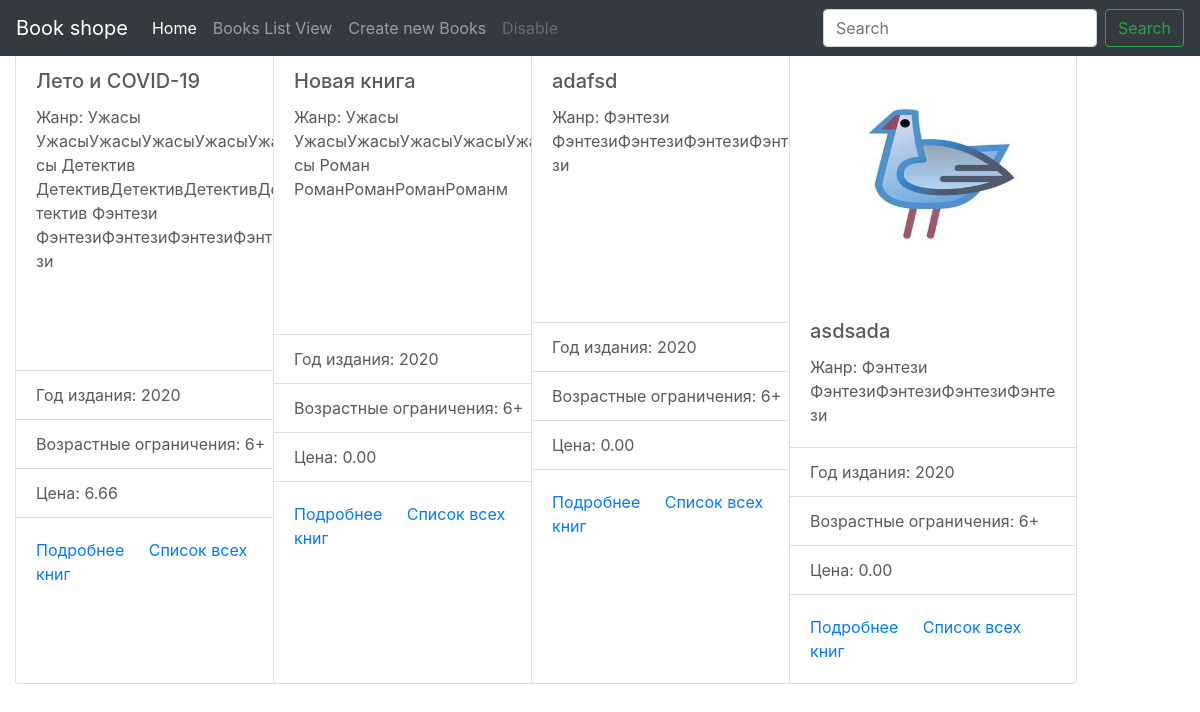
The app's page /, older data.
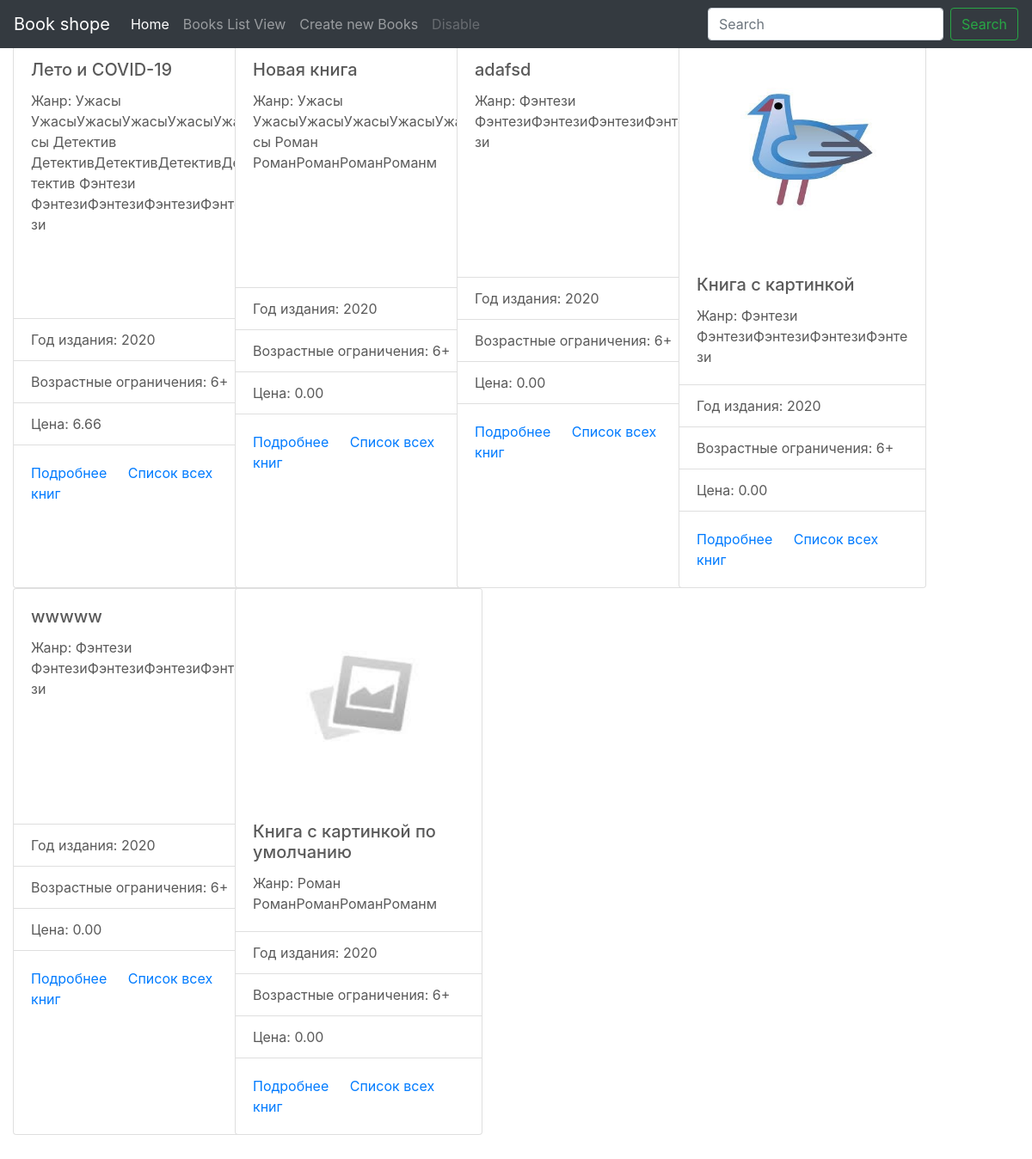
The same page, newer data.
### books/models.py (models this page shows, shortened)
class Books(models.Model):
    name=models.CharField(
        verbose_name="Имя книги",
        max_length=50
    )
    picture=models.ImageField(
        verbose_name="Фото обложки",
        upload_to="books-pic",
        null=True,
        blank=True,
        default="books-pic/default.jpg"
    )
    price=models.DecimalField(
        verbose_name="Цена",
        max_digits=5,
        decimal_places=2,
        default=00.00
    )
    author=models.ManyToManyField(
        'Author',
        verbose_name="Автор"
    )
    genre=models.ManyToManyField(
        'Genre',
        verbose_name="Жанр"
    )
    publishing_year=models.PositiveSmallIntegerField (
        verbose_name="Год издания",
        default=2020
    )
    count_page=models.IntegerField(
        verbose_name="Кол-во страниц",
        default=100
    )
    binging=models.ForeignKey(
        'Binging',
        verbose_name="Переплёт",
        on_delete=models.PROTECT,
        default=1
    )
    format_book=models.CharField(
        verbose_name="Формат",
        default="99x99",
        max_length=15
    )
    isbn=models.CharField(
        verbose_name="ISBN",
        default="999-1-88877-6",
        max_length=20
    )
    weight=models.PositiveSmallIntegerField(
        verbose_name="Вес(гр.)",
        default="100"
    )
    age_limit=models.CharField(
        verbose_name="Ограничение по возрасту",
        default="6+",
        max_length=3
    )
    count_book=models.IntegerField(
        verbose_name="Ко-во книг в наличии",
        default=10
    )
    availability=models.BooleanField(
        verbose_name="Наличие книги",
        default=True
    )
    rating=models.FloatField(
        verbose_name="Рейтинг",
        validators=[MinValueValidator(0), MaxValueValidator(10)],
        default=9
    )
    create=models.DateField(
        verbose_name="Дата внесения в каталог",
        auto_now=False,
        auto_now_add=True
    )
    update=models.DateField(
        verbose_name="Дата последнего изменения",
        auto_now=True,
        auto_now_add=False
    )
    user=models.ForeignKey(
        User,
        on_delete=models.PROTECT
    )

class Genre(models.Model):
    name = models.CharField(
        verbose_name ="Название Жанра",
        max_length=30
        )
    description = models.TextField(
        verbose_name="Описание Жанра",
        null=True,
        blank=True
    )
    def __str__(self):
        return f"{self.name} {self.description}"

### books/views.py (the view)
# urls.py: path('',Home_page.as_view(),name='home_page'),
class Home_page(ListView):
    model= models.Books
    template_name='books/home_page.html'

### books/templates/books/home_page.html (shortened to what this page needs)
{% extends "base.html" %}
{% load crispy_forms_tags %}
    {% block main %}
    <div class="container">
        <div class="row">
             {% for object in object_list %}
            <div class="row row-cols-1 row-cols-sm-1 row-cols-md-1">
                <div class="card" style="width: 18rem;">
                    {% if object.picture %}
                        <img height="250" height="250"src="{{object.picture.url}}" class="card-img-top" alt="">
                    {% endif %}
                    <div class="card-body">
                        <h5 class="card-title">{{object.name}}</h5>
                        <p class="card-text">Жанр:
                        {% for genre in object.genre.all %}
                                    {{genre}}
                                {% endfor %} </p>
                    </div>
                    <ul class="list-group list-group-flush">
                        <li class="list-group-item">Год издания: {{object.publishing_year}}</li>
                        <li class="list-group-item">Возрастные ограничения: {{object.age_limit}}</li>
                        <li class="list-group-item">Цена: {{object.price}}</li>
                    </ul>
                    <div class="card-body">
                        <a href="{% url 'CRUDL_books:detail' object.pk %}" class="card-link">Подробнее</a>
                        <a href="{% url 'CRUDL_books:list' %}" class="card-link">Список всех книг</a>
                    </div>
                </div>
            </div>
             {% endfor %}
        </div>
    </div>
    {% endblock main %}

Row changes from the older to the newer data that the page shows:
changed Books: name "asdsada" → "Книга с картинкой"
added Books: name "wwwww", publishing_year "2020", age_limit "6+", price "0.00", Genre (name+description "Фэнтези ФэнтезиФэнтезиФэнтезиФэнтези")
added Books: picture (placeholder picture), name "Книга с картинкой по умолчанию", publishing_year "2020", age_limit "6+", price "0.00", Genre (name+description "Роман РоманРоманРоманРоманм")
